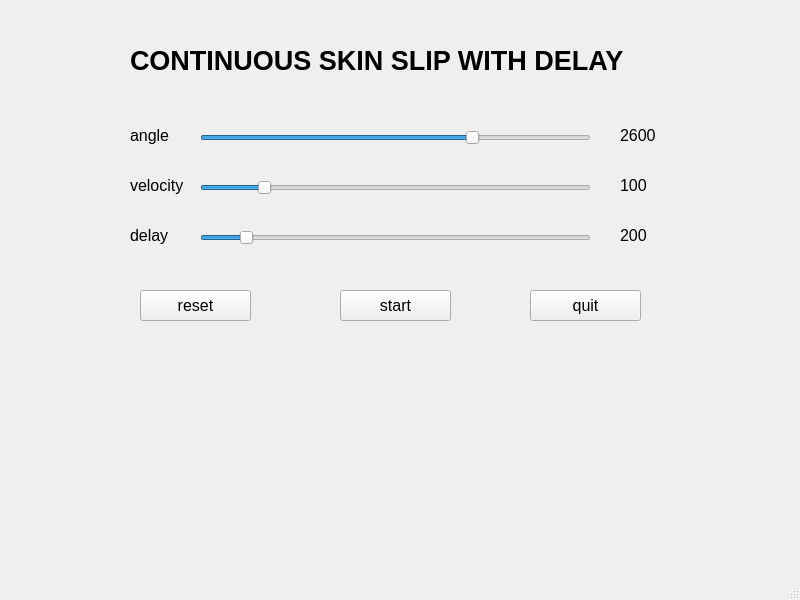
<?xml version="1.0" encoding="UTF-8"?>
<ui version="4.0">
 <class>FirstLayoutContinuousSkinSlipDelayWindow</class>
 <widget class="QMainWindow" name="FirstLayoutContinuousSkinSlipDelayWindow">
  <property name="geometry">
   <rect>
    <x>0</x>
    <y>0</y>
    <width>800</width>
    <height>600</height>
   </rect>
  </property>
  <property name="windowTitle">
   <string>MainWindow</string>
  </property>
  <widget class="QWidget" name="centralwidget">
   <widget class="QLabel" name="titleLabel">
    <property name="geometry">
     <rect>
      <x>130</x>
      <y>40</y>
      <width>531</width>
      <height>41</height>
     </rect>
    </property>
    <property name="font">
     <font>
      <family>Tahoma</family>
      <pointsize>20</pointsize>
      <weight>75</weight>
      <bold>true</bold>
     </font>
    </property>
    <property name="text">
     <string>CONTINUOUS SKIN SLIP WITH DELAY</string>
    </property>
   </widget>
   <widget class="QLabel" name="angleLabel">
    <property name="geometry">
     <rect>
      <x>130</x>
      <y>120</y>
      <width>41</width>
      <height>31</height>
     </rect>
    </property>
    <property name="font">
     <font>
      <family>Tahoma</family>
      <pointsize>12</pointsize>
     </font>
    </property>
    <property name="text">
     <string>angle</string>
    </property>
   </widget>
   <widget class="QSlider" name="angleSlider">
    <property name="geometry">
     <rect>
      <x>200</x>
      <y>130</y>
      <width>391</width>
      <height>16</height>
     </rect>
    </property>
    <property name="minimum">
     <number>2194</number>
    </property>
    <property name="maximum">
     <number>2770</number>
    </property>
    <property name="value">
     <number>2600</number>
    </property>
    <property name="orientation">
     <enum>Qt::Horizontal</enum>
    </property>
   </widget>
   <widget class="QLabel" name="angleVal">
    <property name="geometry">
     <rect>
      <x>620</x>
      <y>120</y>
      <width>41</width>
      <height>31</height>
     </rect>
    </property>
    <property name="font">
     <font>
      <family>Tahoma</family>
      <pointsize>12</pointsize>
     </font>
    </property>
    <property name="text">
     <string>2600</string>
    </property>
   </widget>
   <widget class="QLabel" name="velocityLabel">
    <property name="geometry">
     <rect>
      <x>130</x>
      <y>170</y>
      <width>61</width>
      <height>31</height>
     </rect>
    </property>
    <property name="font">
     <font>
      <family>Tahoma</family>
      <pointsize>12</pointsize>
     </font>
    </property>
    <property name="text">
     <string>velocity</string>
    </property>
   </widget>
   <widget class="QLabel" name="delayLabel">
    <property name="geometry">
     <rect>
      <x>130</x>
      <y>220</y>
      <width>41</width>
      <height>31</height>
     </rect>
    </property>
    <property name="font">
     <font>
      <family>Tahoma</family>
      <pointsize>12</pointsize>
     </font>
    </property>
    <property name="text">
     <string>delay</string>
    </property>
   </widget>
   <widget class="QSlider" name="velocitySlider">
    <property name="geometry">
     <rect>
      <x>200</x>
      <y>180</y>
      <width>391</width>
      <height>16</height>
     </rect>
    </property>
    <property name="minimum">
     <number>10</number>
    </property>
    <property name="maximum">
     <number>600</number>
    </property>
    <property name="value">
     <number>100</number>
    </property>
    <property name="orientation">
     <enum>Qt::Horizontal</enum>
    </property>
   </widget>
   <widget class="QSlider" name="delaySlider">
    <property name="geometry">
     <rect>
      <x>200</x>
      <y>230</y>
      <width>391</width>
      <height>16</height>
     </rect>
    </property>
    <property name="minimum">
     <number>50</number>
    </property>
    <property name="maximum">
     <number>1500</number>
    </property>
    <property name="value">
     <number>200</number>
    </property>
    <property name="orientation">
     <enum>Qt::Horizontal</enum>
    </property>
   </widget>
   <widget class="QLabel" name="velocityVal">
    <property name="geometry">
     <rect>
      <x>620</x>
      <y>170</y>
      <width>41</width>
      <height>31</height>
     </rect>
    </property>
    <property name="font">
     <font>
      <family>Tahoma</family>
      <pointsize>12</pointsize>
     </font>
    </property>
    <property name="text">
     <string>100</string>
    </property>
   </widget>
   <widget class="QLabel" name="delayVal">
    <property name="geometry">
     <rect>
      <x>620</x>
      <y>220</y>
      <width>41</width>
      <height>31</height>
     </rect>
    </property>
    <property name="font">
     <font>
      <family>Tahoma</family>
      <pointsize>12</pointsize>
     </font>
    </property>
    <property name="text">
     <string>200</string>
    </property>
   </widget>
   <widget class="QPushButton" name="resetButton">
    <property name="geometry">
     <rect>
      <x>140</x>
      <y>290</y>
      <width>111</width>
      <height>31</height>
     </rect>
    </property>
    <property name="font">
     <font>
      <family>Tahoma</family>
      <pointsize>12</pointsize>
     </font>
    </property>
    <property name="text">
     <string>reset</string>
    </property>
   </widget>
   <widget class="QPushButton" name="startButton">
    <property name="geometry">
     <rect>
      <x>340</x>
      <y>290</y>
      <width>111</width>
      <height>31</height>
     </rect>
    </property>
    <property name="font">
     <font>
      <family>Tahoma</family>
      <pointsize>12</pointsize>
     </font>
    </property>
    <property name="text">
     <string>start</string>
    </property>
   </widget>
   <widget class="QPushButton" name="quitButton">
    <property name="geometry">
     <rect>
      <x>530</x>
      <y>290</y>
      <width>111</width>
      <height>31</height>
     </rect>
    </property>
    <property name="font">
     <font>
      <family>Tahoma</family>
      <pointsize>12</pointsize>
     </font>
    </property>
    <property name="text">
     <string>quit</string>
    </property>
   </widget>
  </widget>
  <widget class="QMenuBar" name="menubar">
   <property name="geometry">
    <rect>
     <x>0</x>
     <y>0</y>
     <width>800</width>
     <height>21</height>
    </rect>
   </property>
  </widget>
  <widget class="QStatusBar" name="statusbar"/>
 </widget>
 <resources/>
 <connections/>
</ui>
